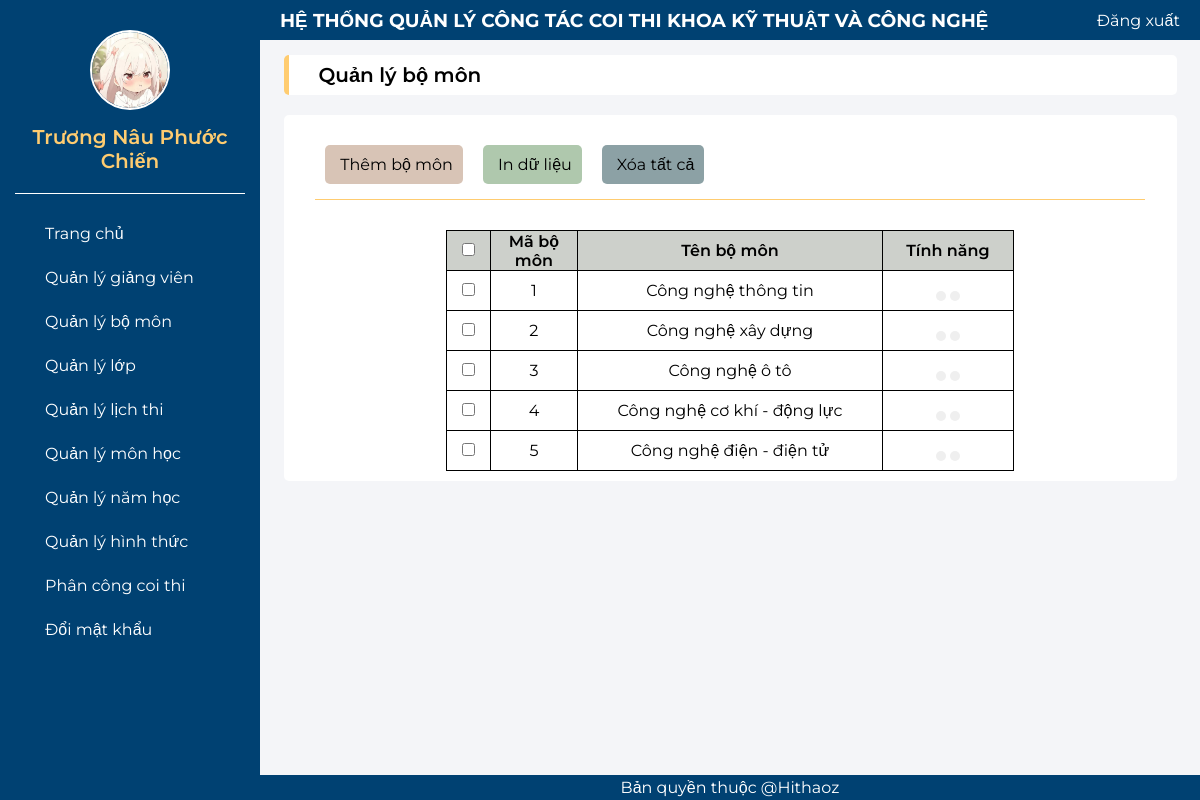
/QLBM.php (signed in), run on the app's committed database.
### tables this page shows
CREATE TABLE `bomon` (
  `mabomon` int(11) NOT NULL,
  `tenbomon` varchar(100) NOT NULL
);

### QLBM.php (the view, shortened to what this page needs)
<?php
include("header_admin.php");
?>
<div>
    <div class="top-center">
        <p>Quản lý bộ môn</p>
    </div>
    <div class="table-center">
        <div class="btn-center">
            <div class="btn-center-bt">
                <a href="them_bomon.php" class="button button-them">
                    <p>Thêm bộ môn</p>
                </a>
                <a href="#" class="button button-in">
                    <p>In dữ liệu</p>
                </a>
                <a href="#" class="button button-xtt">
                    <p>Xóa tất cả</p>
                </a>
            </div>
        </div>
        <div class="table">
            <table width="65%" class="table-content">
                <tr style="background-color:#CDD0CB; font-weight:600;">
                    <td width="5%" height="40px"><input type="checkbox"></td>
                    <td width="10%">Mã bộ môn</td>
                    <td width="35%">Tên bộ môn</td>
                    <td width="15%">Tính năng</td>
                </tr>
                <?php
                include("ketnoi.php");
                $sql = "select * from bomon";
                $kq = mysqli_query($conn, $sql) or die("Không thể xuất thông tin người dùng " . mysqli_error());
                while ($row = mysqli_fetch_array($kq)) {
                    echo "<tr>";
                    echo "<td height='40px'><input type='checkbox'></td>";
                    echo "<td>" . $row["mabomon"] . "</td>";
                    $usern = $row["mabomon"];
                    echo "<td>" . $row["tenbomon"] . "</td>";
                    echo "<td class='table-icon'>
                    <a href='sua_bomon.php?user=$usern'><button><ion-icon name='create-outline'></ion-icon></button></a>
                    <a href='xoa_bomon.php?user=$usern'><button><ion-icon name='trash-outline'></button></ion-icon></a>
                    </td>";
                    echo "</tr>";
                }
                ?>
            </table>
        </div>
    </div>
</div>
<?php
include("footer_admin.php");
?>

### header_admin.php (shortened to what this page needs)
<!DOCTYPE html>
<html lang="en">
<head>
    <link rel="stylesheet" href="css_admin.css">
</head>
<body>
    <?php
    include("ketnoi.php");
    $userlogin = $_SESSION["admin"];
    $sql2 = "select * from admin where email='" . $userlogin . "'";
    $kq2 = mysqli_query($conn, $sql2) or die("Không thể xuất thông tin người dùng " . mysqli_error());
    $admin_login =  mysqli_fetch_array($kq2);
    ?>
    <div class="container">
        <div class="b-left">
            <div class="b-ava">
                <img src="<?php echo $admin_login["hinhdaidien"]; ?>" alt="Profile Picture">
                <label><?php echo $admin_login["hoten"]; ?></label>
            </div>
            <div class="s-left">
                <a href="admin.php" class="s-left-item">
                    <p>Trang chủ</p>
                </a>
                <a href="QLGV.php" class="s-left-item">
                    <p>Quản lý giảng viên</p>
                </a>
                <a href="QLBM.php" class="s-left-item">
                    <p>Quản lý bộ môn</p>
                </a>
                <a href="QLL.php" class="s-left-item">
                    <p>Quản lý lớp</p>
                </a>
                <a href="QLLT.php" class="s-left-item">
                    <p>Quản lý lịch thi</p>
                </a>
                <a href="QLMH.php" class="s-left-item">
                    <p>Quản lý môn học</p>
                </a>
                <a href="QLNH.php" class="s-left-item">
                    <p>Quản lý năm học</p>
                </a>
                <a href="QLHT.php" class="s-left-item">
                    <p>Quản lý hình thức</p>
                </a>
                <a href="QLPCCT.php" class="s-left-item">
                    <p>Phân công coi thi</p>
                </a>
                <a href="#" class="s-left-item">
                    <p>Đổi mật khẩu</p>
                </a>
            </div>
        </div>
        <div class="b-right">
            <div class="s_dx">
                <h3>HỆ THỐNG QUẢN LÝ CÔNG TÁC COI THI KHOA KỸ THUẬT VÀ CÔNG NGHỆ</h3>
                <a href="logout.php" class="s_dx_item">
                    <p>Đăng xuất</p>
                </a>
            </div>
            <div class="content">

### css_admin.css (style rules this page uses)
* { margin: 0; padding: 0; box-sizing: border-box; font-family: 'Montserrat', sans-serif; }
html { scroll-behavior: smooth; }
.container { display: flex; height: 100vh; }
.b-right { display: flex; flex-direction: column; flex: 1; height: 100%; }
.b-left { width: 260px; background-color: #004172; height: 100%; padding: 30px 15px; }
.b-ava img { width: 80px; height: 80px; display: block; border-radius: 50%; margin: 0 auto; border: 2px solid #ffffff; margin-bottom: 15px; }
.b-ava { font-size: 20px; font-weight: 600; color: #FFCC70; margin: 0 auto; text-align: center; border-bottom: 1px solid #ffffff; padding-bottom: 20px; }
.s-left { display: flex; flex-direction: column; gap: 5px; padding-top: 20px; }
.s-left-item { display: flex; align-items: center; color: #ffffff; gap: 15px; padding: 10px 10px; }
.s-left-item { color: #ffffff; text-decoration: none; }
.s_dx { display: flex; justify-content: space-between; align-items: center; padding: 0 20px; width: 100%; background-color: #004172; height: 40px; color: #ffffff; }
.s_dx_item { display: flex; align-items: center; color: #ffffff; gap: 15px; padding: 10px 0; align-items: center; text-decoration: none; }
.content { height: 100%; overflow-y: auto; flex: 1; background-color: #f4f5f8; }
.top-center { display: flex; align-items: center; width: 95%; background-color: #ffffff; height: 40px; padding-left: 30px; margin: 0 auto; border-radius: 5px; margin-top: 15px; margin-bottom: 20px; border-left: 5px solid #FFCC70; }
.top-center p { color: #000000; font-weight: 600; font-size: 20px; }
.table-center { display: flex; width: 95%; background-color: #ffffff; margin: 0 auto; border-radius: 5px; padding: 10px 10px; flex-direction: column; margin-bottom: 20px; }
.btn-center { display: flex; justify-content: space-between; align-items: center; width: 95%; margin: 10px auto; border-bottom: 1px solid #FFCC70; padding-bottom: 5px; }
.btn-center-bt { display: flex; align-items: center; }
.button { display: flex; align-items: center; margin: 10px; gap: 5px; border-radius: 5px; justify-content: center; padding: 10px 10px; text-decoration: none; color: black; }
.button-them { background-color: #D8C4B6; }
.button-in { background-color: #AFC8AD; }
.button-xtt { background-color: #8CA1A5; }
table, th, td { border: 1px solid black; text-align: center; }
.table-content { border-collapse: collapse; text-align: center; margin: 0 auto; margin-top: 20px; }
.table-icon button { padding: 5px 5px; border-radius: 5px; border: none; }

### data on the page
bomon: mabomon "1", tenbomon "Công nghệ thông tin"
bomon: mabomon "2", tenbomon "Công nghệ xây dựng"
bomon: mabomon "3", tenbomon "Công nghệ ô tô"
bomon: mabomon "4", tenbomon "Công nghệ cơ khí - động lực"
bomon: mabomon "5", tenbomon "Công nghệ điện - điện tử"

### other printed values
$admin_login["hoten"] "Trương Nâu Phước Chiến"
